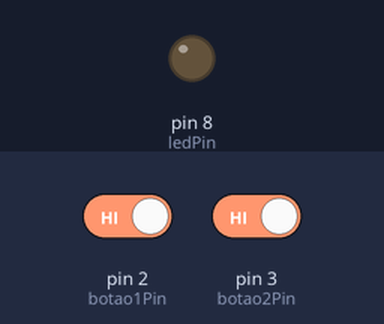
The sketch below on a simulated Arduino Uno, built with avr-gcc and run on an emulated ATmega328P. Shown: output pins drawn as LEDs (lit = HIGH). The inputs (shaded band) are chosen by the test bench; at power-on: pin 2 (botao1Pin) HIGH, pin 3 (botao2Pin) HIGH. What the sketch prints to the serial monitor is not drawn.

Above: at 1.2 s.
1.3 s: pin 2 (botao1Pin) driven LOW and pin 3 (botao2Pin) driven LOW
At 2.5 s:
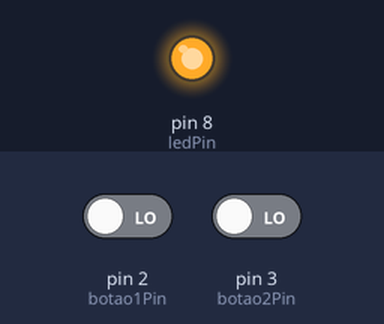
4.3 s: pin 2 (botao1Pin) driven HIGH
At 5.3 s:
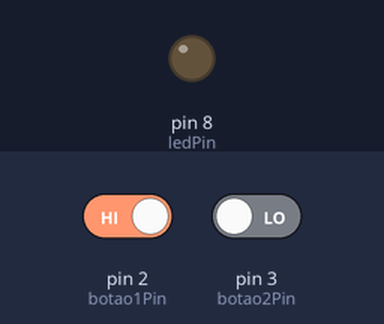
6.0 s: pin 2 (botao1Pin) driven LOW
At 7.3 s:
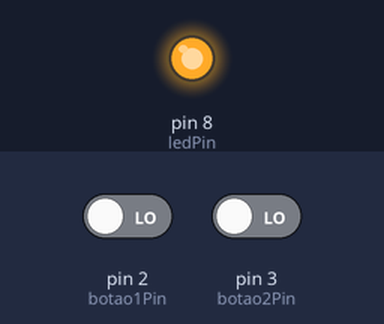
9.0 s: pin 3 (botao2Pin) driven HIGH
At 10.1 s:
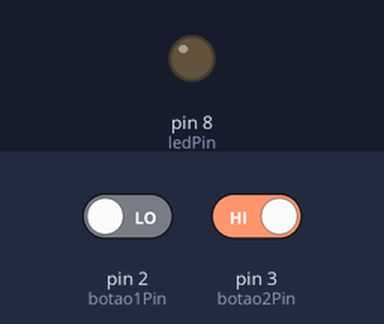
Timing chart, 0 to 11.7 s (numbered marks = the images above; inputs shaded):
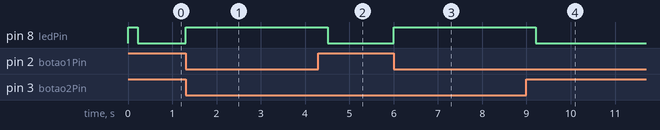

The sketch:

exercicio_15-sistema-seguranca-bimanual.ino
```cpp
// Pinos
const int botao1Pin = 2;
const int botao2Pin = 3;
const int ledPin = 8;

// Janela de simultaneidade (ms)
const unsigned long janela = 200;

// Controle de tempo
unsigned long tempoBotao1 = 0;
unsigned long tempoBotao2 = 0;

void setup() {
  pinMode(botao1Pin, INPUT_PULLUP);
  pinMode(botao2Pin, INPUT_PULLUP);
  pinMode(ledPin, OUTPUT);

  Serial.begin(9600);
}

void loop() {
  bool botao1 = !digitalRead(botao1Pin); // invertido (pull-up)
  bool botao2 = !digitalRead(botao2Pin);

  unsigned long agora = millis();

  // Detecta pressionamento do botão 1
  if (botao1) {
    tempoBotao1 = agora;
  }

  // Detecta pressionamento do botão 2
  if (botao2) {
    tempoBotao2 = agora;
  }

  // Verifica simultaneidade
  if ((agora - tempoBotao1 <= janela) &&
      (agora - tempoBotao2 <= janela)) {

    digitalWrite(ledPin, HIGH); // máquina ligada
    Serial.println("MAQUINA LIGADA");

  } else {
    digitalWrite(ledPin, LOW); // máquina desligada
  }
}
```

Measured:
- after the input at 1.3 s, pin 8 (ledPin): LOW → HIGH at once
- after the input at 4.3 s, pin 8 (ledPin): HIGH → LOW after 0.21 s
- after the input at 6.0 s, pin 8 (ledPin): LOW → HIGH at once
- after the input at 9.0 s, pin 8 (ledPin): HIGH → LOW after 0.21 s
